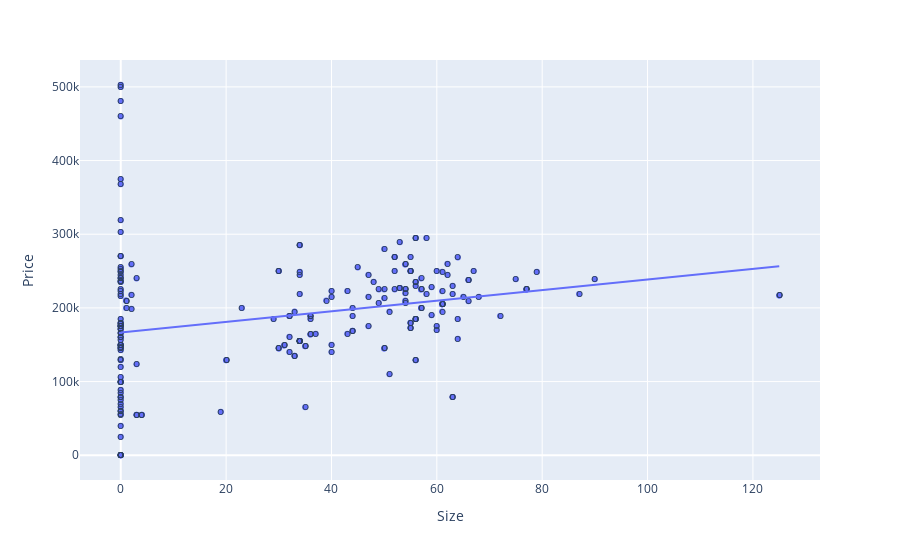

Source (notebook cell):
### Markdown cell above
# Plot the Data from the Database

### Code cell
import pandas as pd
import plotly.graph_objs as go
from sklearn import datasets, linear_model
from sklearn.metrics import mean_squared_error, r2_score

with open('Real-Estate-Database.json', 'r') as db:
    database = db.read()
db = json.loads(database)


df = pd.DataFrame({"Size": [x["size_num"] for x in db],
                  "Price": [x["price_num"] for x in db],
                  "description": [x["description"] for x in db],
                  "address": [x["address"] for x in db],
                  "text":  ["<a href=\"{}\">{}</a>".format(url["link"],"o") for url in db],
                  "title": [x["title"] for x in db]
                  }
                 )


import plotly.express as px


fig = px.scatter(df, x="Size", y="Price", text=df["text"], 
                 trendline="ols", 
                 hover_name="title", 
                 hover_data=["description", "address"]
                )
fig.show()

### Figure 1 — Plotly figure (JSON) as saved in the notebook; plotly's stock layout.template omitted (floating-point values rounded to 4 significant figures; data arrays with more than 128 entries replaced by an {"elided": "..."} marker saying what was removed)
{"data": [{"customdata": {"elided": "228x2 str values"}, "hovertemplate": "<b>%{hovertext}</b><br><br>Size=%{x}<br>Price=%{y}<br>text=%{text}<br>description=%{customdata[0]}<br>address=%{customdata[1]}<extra></extra>", "hovertext": {"elided": "228 str values"}, "legendgroup": "", "marker": {"color": "#636efa", "symbol": "circle"}, "mode": "markers+text", "name": "", "orientation": "v", "showlegend": false, "text": {"elided": "228 str values"}, "type": "scatter", "x": {"elided": "228 int values"}, "xaxis": "x", "y": {"elided": "228 int values"}, "yaxis": "y"}, {"hovertemplate": "<b>OLS trendline</b><br>Price = 719.914 * Size + 166464<br>R<sup>2</sup>=0.064290<br><br>Size=%{x}<br>Price=%{y} <b>(trend)</b><extra></extra>", "legendgroup": "", "marker": {"color": "#636efa", "symbol": "circle"}, "mode": "lines", "name": "", "showlegend": false, "type": "scatter", "x": {"elided": "228 int values"}, "xaxis": "x", "y": {"elided": "228 float values"}, "yaxis": "y"}], "layout": {"legend": {"tracegroupgap": 0}, "margin": {"t": 60}, "xaxis": {"anchor": "y", "domain": [0, 1], "title": {"text": "Size"}}, "yaxis": {"anchor": "x", "domain": [0, 1], "title": {"text": "Price"}}}}
